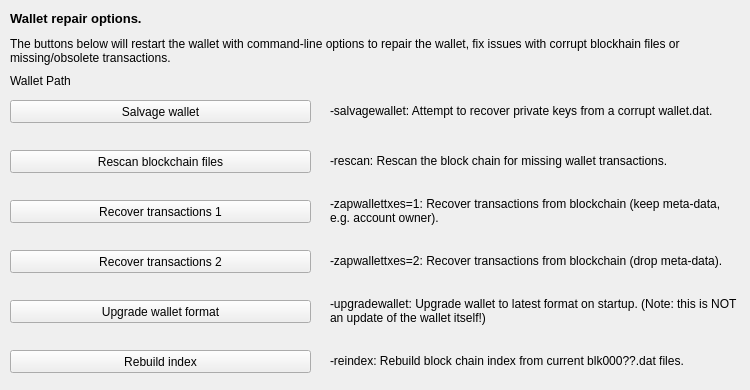
     <widget class="QWidget" name="tab_repair">
      <attribute name="title">
       <string>&amp;Wallet Repair</string>
      </attribute>
      <widget class="QPushButton" name="btn_salvagewallet">
       <property name="geometry">
        <rect>
         <x>10</x>
         <y>100</y>
         <width>301</width>
         <height>23</height>
        </rect>
       </property>
       <property name="minimumSize">
        <size>
         <width>180</width>
         <height>23</height>
        </size>
       </property>
       <property name="text">
        <string>Salvage wallet</string>
       </property>
      </widget>
      <widget class="QPushButton" name="btn_rescan">
       <property name="geometry">
        <rect>
         <x>10</x>
         <y>150</y>
         <width>301</width>
         <height>23</height>
        </rect>
       </property>
       <property name="minimumSize">
        <size>
         <width>180</width>
         <height>23</height>
        </size>
       </property>
       <property name="text">
        <string>Rescan blockchain files</string>
       </property>
      </widget>
      <widget class="QPushButton" name="btn_zapwallettxes1">
       <property name="geometry">
        <rect>
         <x>10</x>
         <y>200</y>
         <width>301</width>
         <height>23</height>
        </rect>
       </property>
       <property name="minimumSize">
        <size>
         <width>180</width>
         <height>23</height>
        </size>
       </property>
       <property name="text">
        <string>Recover transactions 1</string>
       </property>
      </widget>
      <widget class="QPushButton" name="btn_zapwallettxes2">
       <property name="geometry">
        <rect>
         <x>10</x>
         <y>250</y>
         <width>301</width>
         <height>23</height>
        </rect>
       </property>
       <property name="minimumSize">
        <size>
         <width>180</width>
         <height>23</height>
        </size>
       </property>
       <property name="text">
        <string>Recover transactions 2</string>
       </property>
      </widget>
      <widget class="QPushButton" name="btn_upgradewallet">
       <property name="geometry">
        <rect>
         <x>10</x>
         <y>300</y>
         <width>301</width>
         <height>23</height>
        </rect>
       </property>
       <property name="minimumSize">
        <size>
         <width>180</width>
         <height>23</height>
        </size>
       </property>
       <property name="text">
        <string>Upgrade wallet format</string>
       </property>
      </widget>
      <widget class="QLabel" name="label_repair_helptext">
       <property name="geometry">
        <rect>
         <x>10</x>
         <y>30</y>
         <width>711</width>
         <height>41</height>
        </rect>
       </property>
       <property name="font">
        <font>
         <weight>50</weight>
         <bold>false</bold>
        </font>
       </property>
       <property name="text">
        <string>The buttons below will restart the wallet with command-line options to repair the wallet, fix issues with corrupt blockhain files or missing/obsolete transactions.</string>
       </property>
       <property name="wordWrap">
        <bool>true</bool>
       </property>
      </widget>
      <widget class="QLabel" name="label_repair_salvage">
       <property name="geometry">
        <rect>
         <x>330</x>
         <y>90</y>
         <width>411</width>
         <height>41</height>
        </rect>
       </property>
       <property name="text">
        <string>-salvagewallet: Attempt to recover private keys from a corrupt wallet.dat.</string>
       </property>
       <property name="wordWrap">
        <bool>true</bool>
       </property>
      </widget>
      <widget class="QLabel" name="label_repair_rescan">
       <property name="geometry">
        <rect>
         <x>330</x>
         <y>140</y>
         <width>411</width>
         <height>41</height>
        </rect>
       </property>
       <property name="text">
        <string>-rescan: Rescan the block chain for missing wallet transactions.</string>
       </property>
       <property name="wordWrap">
        <bool>true</bool>
       </property>
      </widget>
      <widget class="QLabel" name="label_repair_zap1">
       <property name="geometry">
        <rect>
         <x>330</x>
         <y>190</y>
         <width>411</width>
         <height>41</height>
        </rect>
       </property>
       <property name="text">
        <string>-zapwallettxes=1: Recover transactions from blockchain (keep meta-data, e.g. account owner).</string>
       </property>
       <property name="wordWrap">
        <bool>true</bool>
       </property>
      </widget>
      <widget class="QLabel" name="label_repair_zap2">
       <property name="geometry">
        <rect>
         <x>330</x>
         <y>240</y>
         <width>411</width>
         <height>41</height>
        </rect>
       </property>
       <property name="text">
        <string>-zapwallettxes=2: Recover transactions from blockchain (drop meta-data).</string>
       </property>
       <property name="wordWrap">
        <bool>true</bool>
       </property>
      </widget>
      <widget class="QLabel" name="label_repair_upgrade">
       <property name="geometry">
        <rect>
         <x>330</x>
         <y>290</y>
         <width>411</width>
         <height>41</height>
        </rect>
       </property>
       <property name="text">
        <string>-upgradewallet: Upgrade wallet to latest format on startup. (Note: this is NOT an update of the wallet itself!)</string>
       </property>
       <property name="wordWrap">
        <bool>true</bool>
       </property>
      </widget>
      <widget class="QLabel" name="label_repair_header">
       <property name="geometry">
        <rect>
         <x>10</x>
         <y>10</y>
         <width>711</width>
         <height>16</height>
        </rect>
       </property>
       <property name="font">
        <font>
         <pointsize>10</pointsize>
         <weight>75</weight>
         <bold>true</bold>
        </font>
       </property>
       <property name="text">
        <string>Wallet repair options.</string>
       </property>
       <property name="wordWrap">
        <bool>true</bool>
       </property>
      </widget>
      <widget class="QPushButton" name="btn_reindex">
       <property name="geometry">
        <rect>
         <x>10</x>
         <y>350</y>
         <width>301</width>
         <height>23</height>
        </rect>
       </property>
       <property name="text">
        <string>Rebuild index</string>
       </property>
      </widget>
      <widget class="QLabel" name="label_repair_reindex">
       <property name="geometry">
        <rect>
         <x>330</x>
         <y>340</y>
         <width>411</width>
         <height>41</height>
        </rect>
       </property>
       <property name="text">
        <string>-reindex: Rebuild block chain index from current blk000??.dat files.</string>
       </property>
       <property name="wordWrap">
        <bool>true</bool>
       </property>
      </widget>
      <widget class="QLabel" name="wallet_path">
       <property name="geometry">
        <rect>
         <x>10</x>
         <y>70</y>
         <width>731</width>
         <height>21</height>
        </rect>
       </property>
       <property name="text">
        <string>Wallet Path</string>
       </property>
      </widget>
     </widget>
